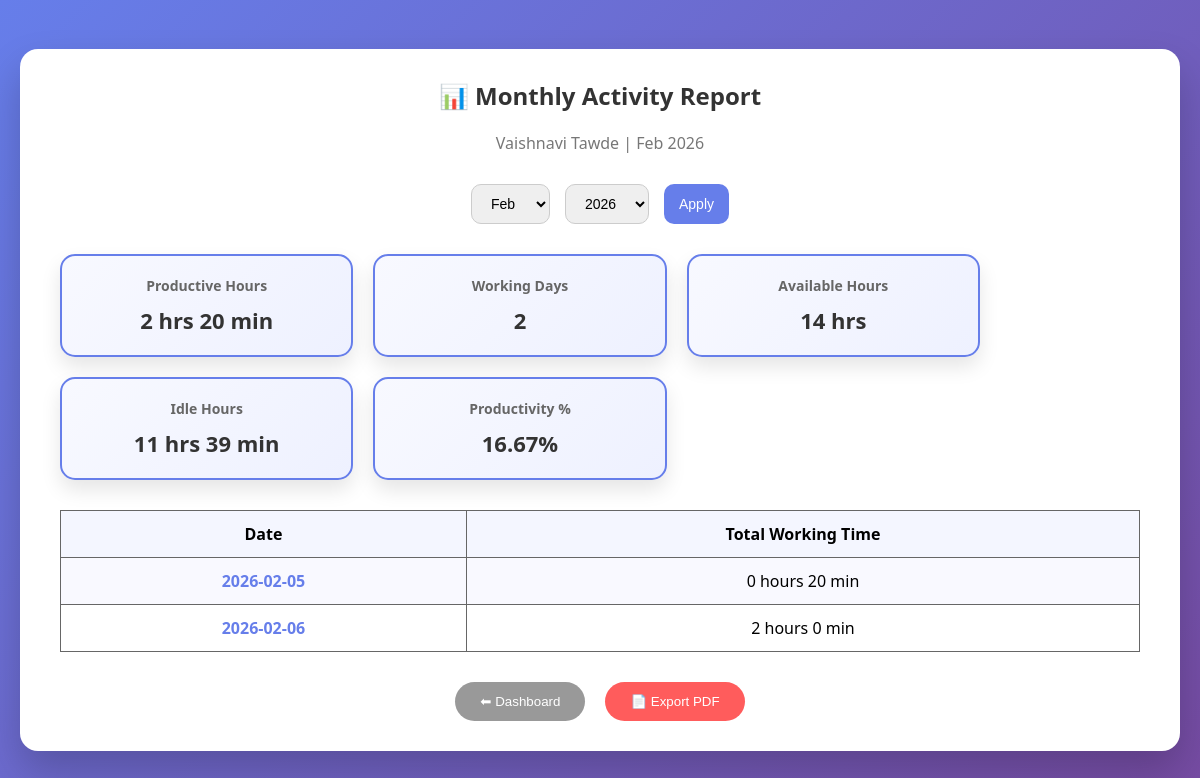
Page /report (signed in) on the committed database.
### tables this page shows
CREATE TABLE activities (
        id INTEGER PRIMARY KEY AUTOINCREMENT,
        username TEXT,
        activity_date TEXT,
        clock_in TEXT,
        activity_name TEXT,
        start_time TEXT,
        end_time TEXT,
        duration INTEGER,
        clock_out TEXT
    );

### app.py (the view, shortened to what this page needs)
@app.route("/report")
def report():
    if "username" not in session:
        return redirect("/employee")
    username = session["username"]
    selected_month = request.args.get("month")
    selected_year = request.args.get("year")
    selected_day = request.args.get("day")  # 👈 NEW
    today = date.today()
    if not selected_month:
        selected_month = f"{today.month:02d}"
    if not selected_year:
        selected_year = str(today.year)
    conn = get_db()
    cur = conn.cursor()
    cur.execute("""
        SELECT activity_date, activity_name, start_time, end_time, duration
        FROM activities
        WHERE username = ?
    """, (username,))
    rows = cur.fetchall()
    daily_minutes = {}
    available_years = set()
    for row in rows:
        try:
            d = datetime.strptime(row["activity_date"], "%Y-%m-%d")
        except:
            continue
        available_years.add(d.year)
        if d.month == int(selected_month) and d.year == int(selected_year):
            daily_minutes.setdefault(row["activity_date"], 0)
            daily_minutes[row["activity_date"]] += row["duration"]
    report_data = []
    total_minutes = 0
    for d, mins in sorted(daily_minutes.items()):
        hrs = mins // 60
        rem = mins % 60
        report_data.append({
            "date": d,
            "time": f"{hrs} hours {rem} min"
        })
        total_minutes += mins
    productive_hours = total_minutes / 60
    working_days = len(daily_minutes)
    available_hours = working_days * 7
    idle_hours = max(available_hours - productive_hours, 0)
    productivity = (
        productive_hours / available_hours * 100
        if available_hours > 0 else 0
    )
    cards = {
        "productive": f"{int(productive_hours)} hrs {int((productive_hours % 1) * 60)} min",
        "working_days": working_days,
        "available": f"{available_hours} hrs",
        "idle": f"{int(idle_hours)} hrs {int((idle_hours % 1) * 60)} min",
        "productivity": f"{productivity:.2f}%"
    }
    day_activities = []
    conn.close()
    return render_template(
        "report.html",
        data=report_data,
        cards=cards,
        name=username,
        selected_month=selected_month,
        selected_year=selected_year,
        selected_day=selected_day,          # 👈 NEW
        day_activities=day_activities,      # 👈 NEW
        years=sorted(available_years)
    )

### app.py (called while the page is built)
def get_db():
    conn = sqlite3.connect(DB_NAME)
    conn.row_factory = sqlite3.Row
    return conn

### templates/report.html (shortened to what this page needs)
<!DOCTYPE html>
<html lang="en">
<head>
</head>
<body>
<div class="container" id="report-content">
<h2>📊 Monthly Activity Report</h2>
<p class="subtitle">
{{ name }} |
{{ ['Jan','Feb','Mar','Apr','May','Jun','Jul','Aug','Sep','Oct','Nov','Dec'][selected_month|int - 1] }}
{{ selected_year }}
</p>
<form method="GET" class="filter">
<select name="month">
{% for m in range(1,13) %}
<option value="{{ '%02d' % m }}" {% if selected_month == '%02d' % m %}selected{% endif %}>
{{ ['Jan','Feb','Mar','Apr','May','Jun','Jul','Aug','Sep','Oct','Nov','Dec'][m-1] }}
</option>
{% endfor %}
</select>
<select name="year">
{% for y in years %}
<option value="{{ y }}" {% if selected_year == y|string %}selected{% endif %}>{{ y }}</option>
{% endfor %}
</select>
<button type="submit">Apply</button>
</form>
<div class="cards-chart-wrapper">
<div class="cards">
<div class="card"><h3>Productive Hours</h3><p>{{ cards.productive }}</p></div>
<div class="card"><h3>Working Days</h3><p>{{ cards.working_days }}</p></div>
<div class="card"><h3>Available Hours</h3><p>{{ cards.available }}</p></div>
<div class="card"><h3>Idle Hours</h3><p>{{ cards.idle }}</p></div>
<div class="card"><h3>Productivity %</h3><p>{{ cards.productivity }}</p></div>
</div>
<div class="doughnut-chart-wrapper">
<canvas id="productivityChart"></canvas>
</div>
</div>
<table>
<tr>
<th>Date</th>
<th>Total Working Time</th>
</tr>
{% for row in data %}
<tr>
<td>
<a href="/report?month={{ selected_month }}&year={{ selected_year }}&day={{ row.date }}">
{{ row.date }}
</a>
</td>
<td>{{ row.time }}</td>
</tr>
{% else %}
<tr><td colspan="2">No data available</td></tr>
{% endfor %}
</table>
<div class="actions" id="action-buttons">
<form action="/dashboard">
<button class="btn btn-dashboard">⬅ Dashboard</button>
</form>
<button class="btn btn-pdf" onclick="exportPDF()">📄 Export PDF</button>
</div>
</div>
<script>
const productivityPercent = parseFloat("{{ cards.productivity.split('%')[0] }}");
Chart.register(ChartDataLabels);
new Chart(document.getElementById("productivityChart"), {
    type: 'doughnut',
    data: {
        labels: ['Productive', 'Idle'],
        datasets: [{
            data: [productivityPercent, 100 - productivityPercent],
            backgroundColor: ['#4caf50', '#e0e0e0'],
            borderWidth: 0
        }]
    },
    options: {
        cutout: "70%",
        plugins: {
            legend: { display: false },
            datalabels: {
                formatter: (value, ctx) => ctx.dataIndex === 0 ? value + "%" : "",
                font: { size: 16, weight: "bold" }
            }
        }
    }
});
/* ✅ WORKING PDF EXPORT */
async function exportPDF() {
    const { jsPDF } = window.jspdf;
    const content = document.getElementById("report-content");
    const buttons = document.getElementById("action-buttons");
    buttons.style.display = "none";
    const canvas = await html2canvas(content, { scale: 2 });
    const imgData = canvas.toDataURL("image/png");
    const pdf = new jsPDF("p", "mm", "a4");
    const pdfWidth = pdf.internal.pageSize.getWidth();
    const pdfHeight = (canvas.height * pdfWidth) / canvas.width;
    pdf.addImage(imgData, "PNG", 0, 0, pdfWidth, pdfHeight);
    const username = "{{ name }}".replaceAll(" ", "_");
    const month = "{{ ['Jan','Feb','Mar','Apr','May','Jun','Jul','Aug','Sep','Oct','Nov','Dec'][selected_month|int - 1] }}";
    const year = "{{ selected_year }}";
    pdf.save(`${username}_Report_${month}_${year}.pdf`);
    buttons.style.display = "flex";
}
</script>
</body>
</html>

### templates/report.html (style rules this page uses)
body { margin: 0; font-family: "Segoe UI", Arial, sans-serif; background: linear-gradient(135deg, #667eea, #764ba2); min-height: 100vh; display: flex; justify-content: center; align-items: center; }
.container { background: #ffffff; width: 90%; max-width: 1100px; border-radius: 18px; padding: 30px 40px; box-shadow: 0 20px 40px rgba(0,0,0,0.2); }
h2 { text-align: center; margin-top: 0; color: #333; }
.subtitle { text-align: center; color: #777; margin-bottom: 30px; }
.filter { display: flex; gap: 15px; justify-content: center; margin-bottom: 30px; flex-wrap: wrap; }
.filter select, .filter button { padding: 10px 15px; border-radius: 10px; border: 1px solid #ccc; font-size: 14px; }
.filter button { background: #667eea; color: white; border: none; cursor: pointer; }
.cards-chart-wrapper { display: flex; gap: 20px; flex-wrap: wrap; margin-bottom: 30px; }
.cards { display: grid; grid-template-columns: repeat(3, 1fr); gap: 20px; flex: 1; }
.card { background: linear-gradient(135deg, #f8f9ff, #eef1ff); border-radius: 15px; padding: 20px; text-align: center; box-shadow: 0 10px 20px rgba(0,0,0,0.1); border: 2px solid #667eea; }
.card h3 { margin: 0; font-size: 14px; color: #666; }
.card p { margin: 10px 0 0; font-size: 22px; font-weight: bold; color: #333; }
.doughnut-chart-wrapper { width: 140px; height: 140px; display: flex; justify-content: center; align-items: center; }
table { width: 100%; border-collapse: collapse; margin-top: 30px; }
th, td { border: 1px solid #666; padding: 12px; text-align: center; }
th { background: #f4f6ff; }
tr:nth-child(even) { background: #f9f9ff; }
a { color: #667eea; font-weight: 600; text-decoration: none; }
.actions { display: flex; justify-content: center; gap: 20px; margin-top: 30px; }
.btn { padding: 12px 25px; border-radius: 25px; border: none; cursor: pointer; color: white; }
.btn-dashboard { background: #999; }
.btn-pdf { background: #ff5c5c; }

### rows in the picture
activities: date "2026-02-05", time "0 hours 20 min"
activities: date "2026-02-06", time "2 hours 0 min"

### other values in the picture
{{ name }} "Vaishnavi Tawde"
{{ selected_year }} "2026"
{{ cards.productive }} "2 hrs 20 min"
{{ cards.working_days }} "2"
{{ cards.available }} "14 hrs"
{{ cards.idle }} "11 hrs 39 min"
{{ cards.productivity }} "16.67%"
form field month "Feb"
form field year "2026"
